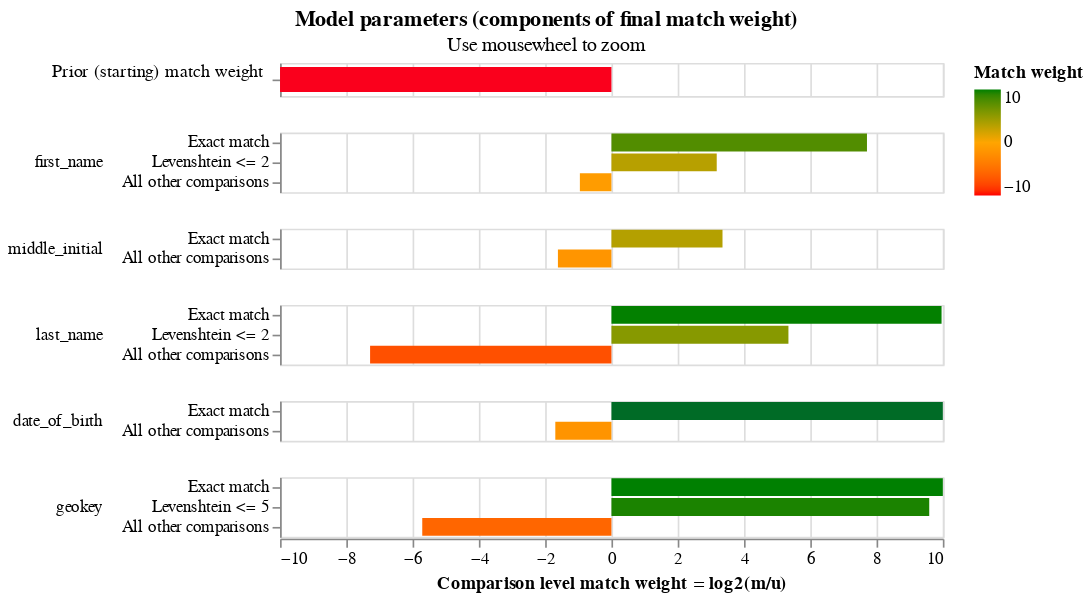

The code cell stored with this chart in its notebook:
### Code cell
linker.match_weights_chart()

### Figure 1 — Vega-Lite specification as saved in the notebook (floating-point values rounded to 4 significant figures)
{"config": {"view": {"width": 400, "height": 60}, "mark": {"tooltip": null}, "title": {"anchor": "middle"}, "header": {"title": null}}, "data": {"values": [{"comparison_name": "probability_two_random_records_match", "sql_condition": null, "label_for_charts": "", "m_probability": null, "u_probability": null, "m_probability_description": null, "u_probability_description": null, "has_tf_adjustments": false, "tf_adjustment_column": null, "tf_adjustment_weight": null, "is_null_level": false, "bayes_factor": 5.913e-05, "log2_bayes_factor": -14.05, "comparison_vector_value": 0, "max_comparison_vector_value": 0, "bayes_factor_description": "The probability that two random records drawn at random match is 0.000 or one in  16,913.3 records.This is equivalent to a starting match weight of -14.046.", "probability_two_random_records_match": 5.912e-05, "comparison_sort_order": -1}, {"comparison_name": "first_name", "sql_condition": "\"first_name_l\" = \"first_name_r\"", "label_for_charts": "Exact match", "m_probability": 0.4425, "u_probability": 0.002112, "m_probability_description": "Amongst matching record comparisons, 44.25% of records are in the exact match comparison level", "u_probability_description": "Amongst non-matching record comparisons, 0.21% of records are in the exact match comparison level", "has_tf_adjustments": true, "tf_adjustment_column": "first_name", "tf_adjustment_weight": 1.0, "is_null_level": false, "bayes_factor": 209.5, "log2_bayes_factor": 7.711, "comparison_vector_value": 2, "max_comparison_vector_value": 2, "bayes_factor_description": "If comparison level is `exact match` then comparison is 209.53 times more likely to be a match", "probability_two_random_records_match": 5.912e-05, "comparison_sort_order": 0}, {"comparison_name": "first_name", "sql_condition": "levenshtein(\"first_name_l\", \"first_name_r\") <= 2", "label_for_charts": "Levenshtein <= 2", "m_probability": 0.04419, "u_probability": 0.004885, "m_probability_description": "Amongst matching record comparisons, 4.42% of records are in the levenshtein <= 2 comparison level", "u_probability_description": "Amongst non-matching record comparisons, 0.49% of records are in the levenshtein <= 2 comparison level", "has_tf_adjustments": false, "tf_adjustment_column": null, "tf_adjustment_weight": 1.0, "is_null_level": false, "bayes_factor": 9.046, "log2_bayes_factor": 3.177, "comparison_vector_value": 1, "max_comparison_vector_value": 2, "bayes_factor_description": "If comparison level is `levenshtein <= 2` then comparison is 9.05 times more likely to be a match", "probability_two_random_records_match": 5.912e-05, "comparison_sort_order": 0}, {"comparison_name": "first_name", "sql_condition": "ELSE", "label_for_charts": "All other comparisons", "m_probability": 0.5133, "u_probability": 0.993, "m_probability_description": "Amongst matching record comparisons, 51.33% of records are in the all other comparisons comparison level", "u_probability_description": "Amongst non-matching record comparisons, 99.30% of records are in the all other comparisons comparison level", "has_tf_adjustments": false, "tf_adjustment_column": null, "tf_adjustment_weight": 1.0, "is_null_level": false, "bayes_factor": 0.5169, "log2_bayes_factor": -0.9521, "comparison_vector_value": 0, "max_comparison_vector_value": 2, "bayes_factor_description": "If comparison level is `all other comparisons` then comparison is  1.93 times less likely to be a match", "probability_two_random_records_match": 5.912e-05, "comparison_sort_order": 0}, {"comparison_name": "middle_initial", "sql_condition": "\"middle_initial_l\" = \"middle_initial_r\"", "label_for_charts": "Exact match", "m_probability": 0.6958, "u_probability": 0.06816, "m_probability_description": "Amongst matching record comparisons, 69.58% of records are in the exact match comparison level", "u_probability_description": "Amongst non-matching record comparisons, 6.82% of records are in the exact match comparison level", "has_tf_adjustments": false, "tf_adjustment_column": null, "tf_adjustment_weight": 1.0, "is_null_level": false, "bayes_factor": 10.21, "log2_bayes_factor": 3.351, "comparison_vector_value": 1, "max_comparison_vector_value": 1, "bayes_factor_description": "If comparison level is `exact match` then comparison is 10.21 times more likely to be a match", "probability_two_random_records_match": 5.912e-05, "comparison_sort_order": 1}, {"comparison_name": "middle_initial", "sql_condition": "ELSE", "label_for_charts": "All other comparisons", "m_probability": 0.3042, "u_probability": 0.9318, "m_probability_description": "Amongst matching record comparisons, 30.42% of records are in the all other comparisons comparison level", "u_probability_description": "Amongst non-matching record comparisons, 93.18% of records are in the all other comparisons comparison level", "has_tf_adjustments": false, "tf_adjustment_column": null, "tf_adjustment_weight": 1.0, "is_null_level": false, "bayes_factor": 0.3265, "log2_bayes_factor": -1.615, "comparison_vector_value": 0, "max_comparison_vector_value": 1, "bayes_factor_description": "If comparison level is `all other comparisons` then comparison is  3.06 times less likely to be a match", "probability_two_random_records_match": 5.912e-05, "comparison_sort_order": 1}, {"comparison_name": "last_name", "sql_condition": "\"last_name_l\" = \"last_name_r\"", "label_for_charts": "Exact match", "m_probability": 0.9133, "u_probability": 0.000916, "m_probability_description": "Amongst matching record comparisons, 91.33% of records are in the exact match comparison level", "u_probability_description": "Amongst non-matching record comparisons, 0.09% of records are in the exact match comparison level", "has_tf_adjustments": true, "tf_adjustment_column": "last_name", "tf_adjustment_weight": 1.0, "is_null_level": false, "bayes_factor": 997.1, "log2_bayes_factor": 9.962, "comparison_vector_value": 2, "max_comparison_vector_value": 2, "bayes_factor_description": "If comparison level is `exact match` then comparison is 997.08 times more likely to be a match", "probability_two_random_records_match": 5.912e-05, "comparison_sort_order": 2}, {"comparison_name": "last_name", "sql_condition": "levenshtein(\"last_name_l\", \"last_name_r\") <= 2", "label_for_charts": "Levenshtein <= 2", "m_probability": 0.0803, "u_probability": 0.001981, "m_probability_description": "Amongst matching record comparisons, 8.03% of records are in the levenshtein <= 2 comparison level", "u_probability_description": "Amongst non-matching record comparisons, 0.20% of records are in the levenshtein <= 2 comparison level", "has_tf_adjustments": false, "tf_adjustment_column": null, "tf_adjustment_weight": 1.0, "is_null_level": false, "bayes_factor": 40.53, "log2_bayes_factor": 5.341, "comparison_vector_value": 1, "max_comparison_vector_value": 2, "bayes_factor_description": "If comparison level is `levenshtein <= 2` then comparison is 40.53 times more likely to be a match", "probability_two_random_records_match": 5.912e-05, "comparison_sort_order": 2}, {"comparison_name": "last_name", "sql_condition": "ELSE", "label_for_charts": "All other comparisons", "m_probability": 0.006404, "u_probability": 0.9971, "m_probability_description": "Amongst matching record comparisons, 0.64% of records are in the all other comparisons comparison level", "u_probability_description": "Amongst non-matching record comparisons, 99.71% of records are in the all other comparisons comparison level", "has_tf_adjustments": false, "tf_adjustment_column": null, "tf_adjustment_weight": 1.0, "is_null_level": false, "bayes_factor": 0.006423, "log2_bayes_factor": -7.283, "comparison_vector_value": 0, "max_comparison_vector_value": 2, "bayes_factor_description": "If comparison level is `all other comparisons` then comparison is  155.70 times less likely to be a match", "probability_two_random_records_match": 5.912e-05, "comparison_sort_order": 2}, {"comparison_name": "date_of_birth", "sql_condition": "\"date_of_birth_l\" = \"date_of_birth_r\"", "label_for_charts": "Exact match", "m_probability": 0.6908, "u_probability": 7.828e-05, "m_probability_description": "Amongst matching record comparisons, 69.08% of records are in the exact match comparison level", "u_probability_description": "Amongst non-matching record comparisons, 0.01% of records are in the exact match comparison level", "has_tf_adjustments": false, "tf_adjustment_column": null, "tf_adjustment_weight": 1.0, "is_null_level": false, "bayes_factor": 8826.0, "log2_bayes_factor": 13.11, "comparison_vector_value": 1, "max_comparison_vector_value": 1, "bayes_factor_description": "If comparison level is `exact match` then comparison is 8,825.60 times more likely to be a match", "probability_two_random_records_match": 5.912e-05, "comparison_sort_order": 3}, {"comparison_name": "date_of_birth", "sql_condition": "ELSE", "label_for_charts": "All other comparisons", "m_probability": 0.3092, "u_probability": 0.9999, "m_probability_description": "Amongst matching record comparisons, 30.92% of records are in the all other comparisons comparison level", "u_probability_description": "Amongst non-matching record comparisons, 99.99% of records are in the all other comparisons comparison level", "has_tf_adjustments": false, "tf_adjustment_column": null, "tf_adjustment_weight": 1.0, "is_null_level": false, "bayes_factor": 0.3092, "log2_bayes_factor": -1.693, "comparison_vector_value": 0, "max_comparison_vector_value": 1, "bayes_factor_description": "If comparison level is `all other comparisons` then comparison is  3.23 times less likely to be a match", "probability_two_random_records_match": 5.912e-05, "comparison_sort_order": 3}, {"comparison_name": "geokey", "sql_condition": "\"geokey_l\" = \"geokey_r\"", "label_for_charts": "Exact match", "m_probability": 0.518, "u_probability": 0.0004901, "m_probability_description": "Amongst matching record comparisons, 51.80% of records are in the exact match comparison level", "u_probability_description": "Amongst non-matching record comparisons, 0.05% of records are in the exact match comparison level", "has_tf_adjustments": false, "tf_adjustment_column": null, "tf_adjustment_weight": 1.0, "is_null_level": false, "bayes_factor": 1057.0, "log2_bayes_factor": 10.05, "comparison_vector_value": 2, "max_comparison_vector_value": 2, "bayes_factor_description": "If comparison level is `exact match` then comparison is 1,056.96 times more likely to be a match", "probability_two_random_records_match": 5.912e-05, "comparison_sort_order": 4}, {"comparison_name": "geokey", "sql_condition": "levenshtein(\"geokey_l\", \"geokey_r\") <= 5", "label_for_charts": "Levenshtein <= 5", "m_probability": 0.4629, "u_probability": 0.0006008, "m_probability_description": "Amongst matching record comparisons, 46.29% of records are in the levenshtein <= 5 comparison level", "u_probability_description": "Amongst non-matching record comparisons, 0.06% of records are in the levenshtein <= 5 comparison level", "has_tf_adjustments": false, "tf_adjustment_column": null, "tf_adjustment_weight": 1.0, "is_null_level": false, "bayes_factor": 770.5, "log2_bayes_factor": 9.59, "comparison_vector_value": 1, "max_comparison_vector_value": 2, "bayes_factor_description": "If comparison level is `levenshtein <= 5` then comparison is 770.47 times more likely to be a match", "probability_two_random_records_match": 5.912e-05, "comparison_sort_order": 4}, {"comparison_name": "geokey", "sql_condition": "ELSE", "label_for_charts": "All other comparisons", "m_probability": 0.0191, "u_probability": 0.9989, "m_probability_description": "Amongst matching record comparisons, 1.91% of records are in the all other comparisons comparison level", "u_probability_description": "Amongst non-matching record comparisons, 99.89% of records are in the all other comparisons comparison level", "has_tf_adjustments": false, "tf_adjustment_column": null, "tf_adjustment_weight": 1.0, "is_null_level": false, "bayes_factor": 0.01913, "log2_bayes_factor": -5.708, "comparison_vector_value": 0, "max_comparison_vector_value": 2, "bayes_factor_description": "If comparison level is `all other comparisons` then comparison is  52.29 times less likely to be a match", "probability_two_random_records_match": 5.912e-05, "comparison_sort_order": 4}]}, "vconcat": [{"height": 20, "mark": {"type": "bar", "clip": true, "height": 15}, "selection": {"zoom_selector": {"type": "interval", "bind": "scales", "encodings": ["x"]}}, "transform": [{"filter": "(datum.comparison_name == 'probability_two_random_records_match')"}], "encoding": {"color": {"type": "quantitative", "field": "log2_bayes_factor", "title": "Match weight", "scale": {"range": ["red", "orange", "green"], "domain": [-10, 0, 10]}}, "tooltip": [{"type": "nominal", "field": "comparison_name", "title": "Comparison name"}, {"type": "nominal", "field": "probability_two_random_records_match", "format": ".4f", "title": "Probability two random records match"}, {"type": "quantitative", "field": "log2_bayes_factor", "title": "Equivalent match weight", "format": ",.4f"}, {"type": "nominal", "field": "bayes_factor_description", "title": "Match weight description"}], "x": {"type": "quantitative", "axis": {"labels": false, "domain": false, "title": "", "ticks": false}, "field": "log2_bayes_factor", "scale": {"domain": [-10, 10]}}, "y": {"type": "nominal", "field": "label_for_charts", "axis": {"title": "Prior (starting) match weight", "titleAngle": 0, "titleAlign": "right", "titleFontWeight": "normal"}, "sort": {"field": "comparison_vector_value", "order": "descending"}}}}, {"height": {"step": 12}, "mark": {"type": "bar", "clip": true}, "selection": {"zoom_selector": {"type": "interval", "bind": "scales", "encodings": ["x"]}}, "transform": [{"filter": "(datum.comparison_name != 'probability_two_random_records_match')"}], "encoding": {"color": {"type": "quantitative", "field": "log2_bayes_factor", "title": "Match weight", "scale": {"range": ["red", "orange", "green"], "domain": [-10, 0, 10]}}, "row": {"type": "nominal", "field": "comparison_name", "sort": {"field": "comparison_sort_order"}, "header": {"labelAngle": 0, "labelAnchor": "middle", "labelAlign": "left"}}, "tooltip": [{"type": "nominal", "field": "comparison_name", "title": "Comparison name"}, {"type": "ordinal", "field": "label_for_charts", "title": "Label"}, {"type": "nominal", "field": "sql_condition", "title": "SQL condition"}, {"type": "quantitative", "field": "m_probability", "format": ".4f", "title": "M probability"}, {"type": "quantitative", "field": "u_probability", "format": ".4f", "title": "U probability"}, {"type": "quantitative", "field": "bayes_factor", "title": "Bayes factor = m/u", "format": ",.4f"}, {"type": "quantitative", "field": "log2_bayes_factor", "title": "Match weight = log2(m/u)", "format": ",.4f"}, {"type": "nominal", "field": "bayes_factor_description", "title": "Match weight description"}], "x": {"type": "quantitative", "axis": {"title": "Comparison level match weight = log2(m/u)"}, "field": "log2_bayes_factor", "scale": {"domain": [-10, 10]}}, "y": {"type": "nominal", "field": "label_for_charts", "axis": {"title": null}, "sort": {"field": "comparison_vector_value", "order": "descending"}}}, "resolve": {"axis": {"y": "independent"}, "scale": {"y": "independent"}}}], "selection": {"zoom_selector": {"type": "interval", "bind": "scales", "encodings": ["x"]}}, "resolve": {"axis": {"y": "independent"}, "scale": {"y": "independent"}}, "title": {"text": "Model parameters (components of final match weight)", "subtitle": "Use mousewheel to zoom"}, "$schema": "https://vega.github.io/schema/vega-lite/v5.2.json"}
